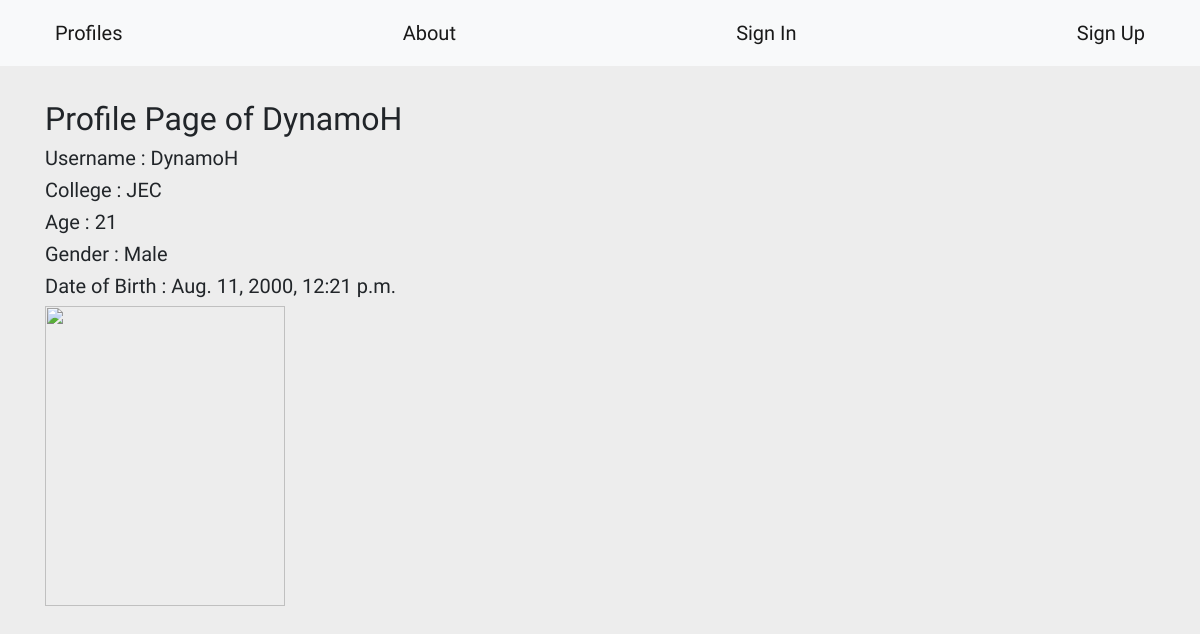
The app's page /detail/dynamohjec/ with its own data.
### proapp/models.py (models this page shows, shortened)
class UserProfile(models.Model):
    name = models.OneToOneField('auth.user',on_delete=models.CASCADE)
    college = models.CharField(max_length=700)
    age = models.IntegerField()
    gender = models.CharField(max_length=10)
    dateOfBirth = models.DateTimeField(default=timezone.now)
    slug = models.SlugField(blank=True,null=True)
    image = models.ImageField(upload_to='proapp/images',default="hexapod_edr1JFH.jpg")

### proapp/views.py (the view)
# urls.py: path('detail/<str:slug>/',UserDetail.as_view(),name="usersdetail"),
class UserDetail(DetailView):
    model = UserProfile

### proapp/templates/proapp/userprofile_detail.html (shortened to what this page needs)
{% extends "base.html" %}
{% block content %}
  <div class="container">
    <h2>Profile Page of {{userprofile.name.username}}</h2>
    <h5>Username      : {{userprofile.name.username}}</h5>
    <h5>College       : {{userprofile.college}}</h5>
    <h5>Age           : {{userprofile.age}}</h5>
    <h5>Gender        : {{userprofile.gender}}</h5>
    <h5>Date of Birth : {{userprofile.dateOfBirth}}</h5>
    <img src="/media/{{userprofile.image}}" width="240" height="300" alt="">
  </div>
{% endblock %}

### proapp/static/css/style.css (style rules this page uses)
body { background-color: rgba(220,220,220,0.5); font-family: 'Rajdhani', sans-serif; }

### records on screen
UserProfile: name.username "DynamoH", college "JEC", age "21", gender "Male", dateOfBirth "Aug. 11, 2000, 12:21 p.m."
